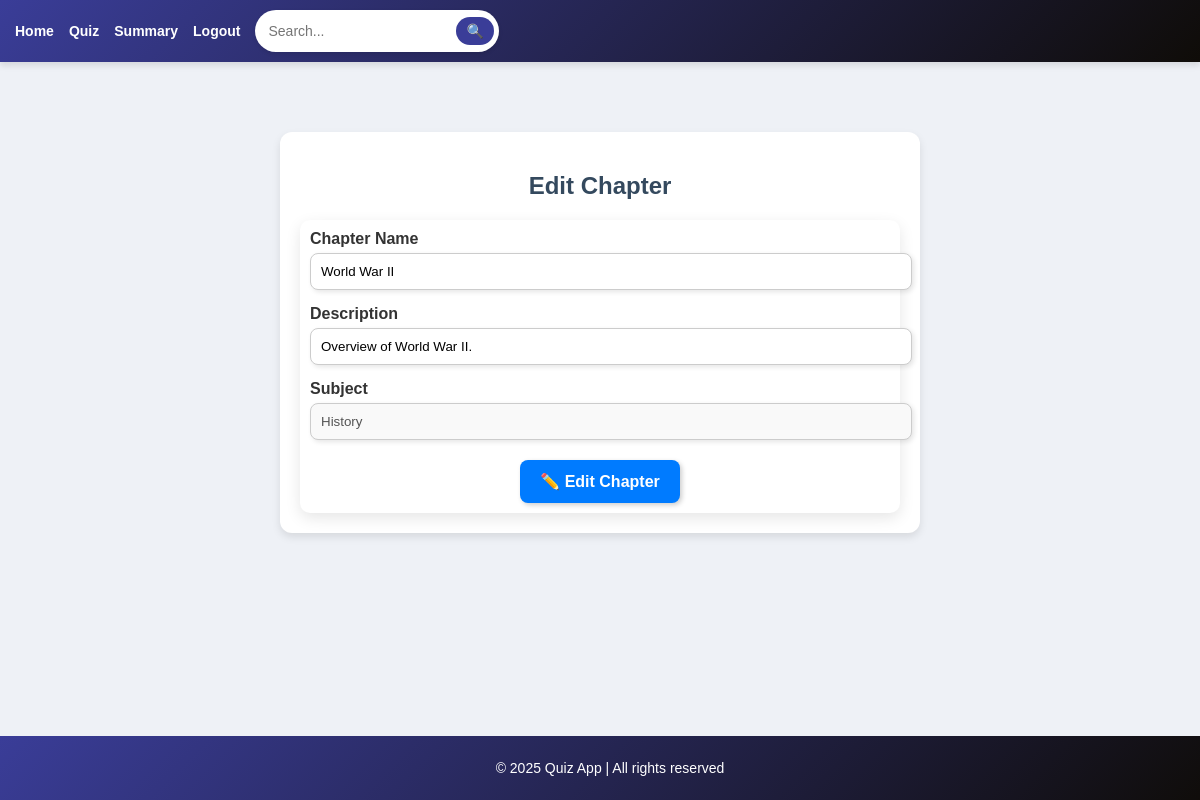
The app's page /chapter/5 with its own data.
### models.py (models this page shows, shortened)
class Chapter(db.Model):
    __tablename__ = 'chapters'
    id = db.Column(db.Integer, primary_key=True)
    chapter_name = db.Column(db.String(80), nullable=False)
    description = db.Column(db.String(255), nullable=True)
    subject_id = db.Column(db.Integer, db.ForeignKey('subjects.id'), nullable=False)
    subject = db.relationship('Subject', backref=db.backref('chapters', lazy=True))
    questions = db.relationship('Question', backref='chapter', lazy=True)
    quiz = db.relationship('Quiz', backref='chapter', lazy=True)

class Subject(db.Model):
    __tablename__ = 'subjects'
    id = db.Column(db.Integer, primary_key=True)
    subject_name = db.Column(db.String(80), nullable=False)
    description = db.Column(db.String(255), nullable=True)

### app.py (the view)
@app.route('/chapter/<int:chapter_id>', methods=['GET', 'PUT'])
def edit_chapter(chapter_id):
    chapter = Chapter.query.get_or_404(chapter_id)
    if request.method == 'PUT':
        chapter.chapter_name = request.form['chapter_name']
        chapter.description = request.form['chapter_description']
        db.session.commit()
        flash("Chapter updated successfully!", "success")
        return redirect(url_for('admin_dashboard'))
    return render_template('edit_chapter.html', chapter=chapter)

### templates/edit_chapter.html (shortened to what this page needs)
{% extends 'base.html' %}
{% block content %}
<div style="max-width: 600px; margin: 50px auto; background: #ffffff; padding: 20px; border-radius: 12px;
            box-shadow: 0 4px 8px rgba(0, 0, 0, 0.1); text-align: center;">
    <h2 style="color: #34495e; font-weight: bold;">Edit Chapter</h2>
    <form method="POST">
        <div style="margin-bottom: 15px; text-align: left;">
            <label style="font-weight: bold; display: block; margin-bottom: 5px;">Chapter Name</label>
            <input type="text" name="chapter_name" value="{{ chapter.chapter_name }}" required
                   style="width: 100%; padding: 10px; border: 1px solid #ccc; border-radius: 8px;
                          box-shadow: 2px 2px 5px rgba(0, 0, 0, 0.1);">
        </div>
        <div style="margin-bottom: 15px; text-align: left;">
            <label style="font-weight: bold; display: block; margin-bottom: 5px;">Description</label>
            <input type="text" name="chapter_description" value="{{ chapter.description }}"
                   style="width: 100%; padding: 10px; border: 1px solid #ccc; border-radius: 8px;
                          box-shadow: 2px 2px 5px rgba(0, 0, 0, 0.1);">
        </div>
        <div style="margin-bottom: 15px; text-align: left;">
            <label style="font-weight: bold; display: block; margin-bottom: 5px;">Subject</label>
            <input type="text" value="{{ chapter.subject.subject_name }}" disabled
                   style="width: 100%; padding: 10px; border: 1px solid #ccc; border-radius: 8px;
                          background: #f9f9f9; box-shadow: 2px 2px 5px rgba(0, 0, 0, 0.1);">
        </div>
        <div style="margin-top: 20px;">
            <button type="submit"
                    style="background: #007bff; color: white; border: none; padding: 12px 20px; border-radius: 8px;
                           cursor: pointer; box-shadow: 2px 2px 5px rgba(0, 0, 0, 0.2); font-size: 16px;">
                ✏️ Edit Chapter
            </button>
        </div>
    </form>
</div>
{% endblock %}

### templates/base.html (style rules this page uses)
form { background: white; padding: 10px; border-radius: 10px; box-shadow: 0px 5px 15px rgba(0, 0, 0, 0.1); }
input, select { border: 2px solid #3a3d98; border-radius: 10px; padding: 8px; }
button { font-size: 14px; font-weight: bold; padding: 8px 12px; }
body { font-family: 'Poppins', Arial, sans-serif; margin: 0; padding: 0; background-color: #eef1f6; color: #333; }

### records on screen
Chapter: chapter_name "World War II", chapter_description "Overview of World War II."
Subject: subject.subject_name "History"
